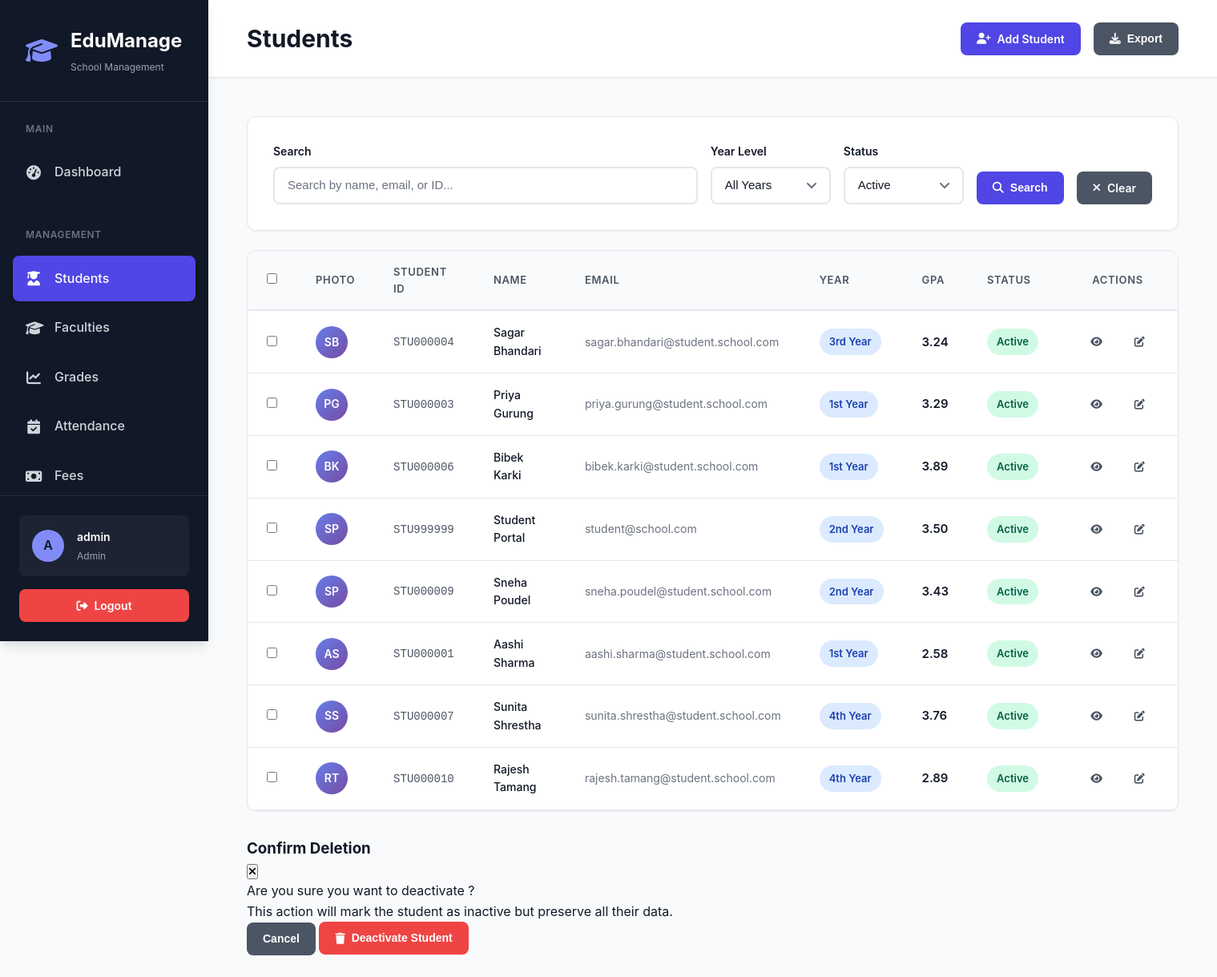
Page /students (signed in) on the earlier database version.
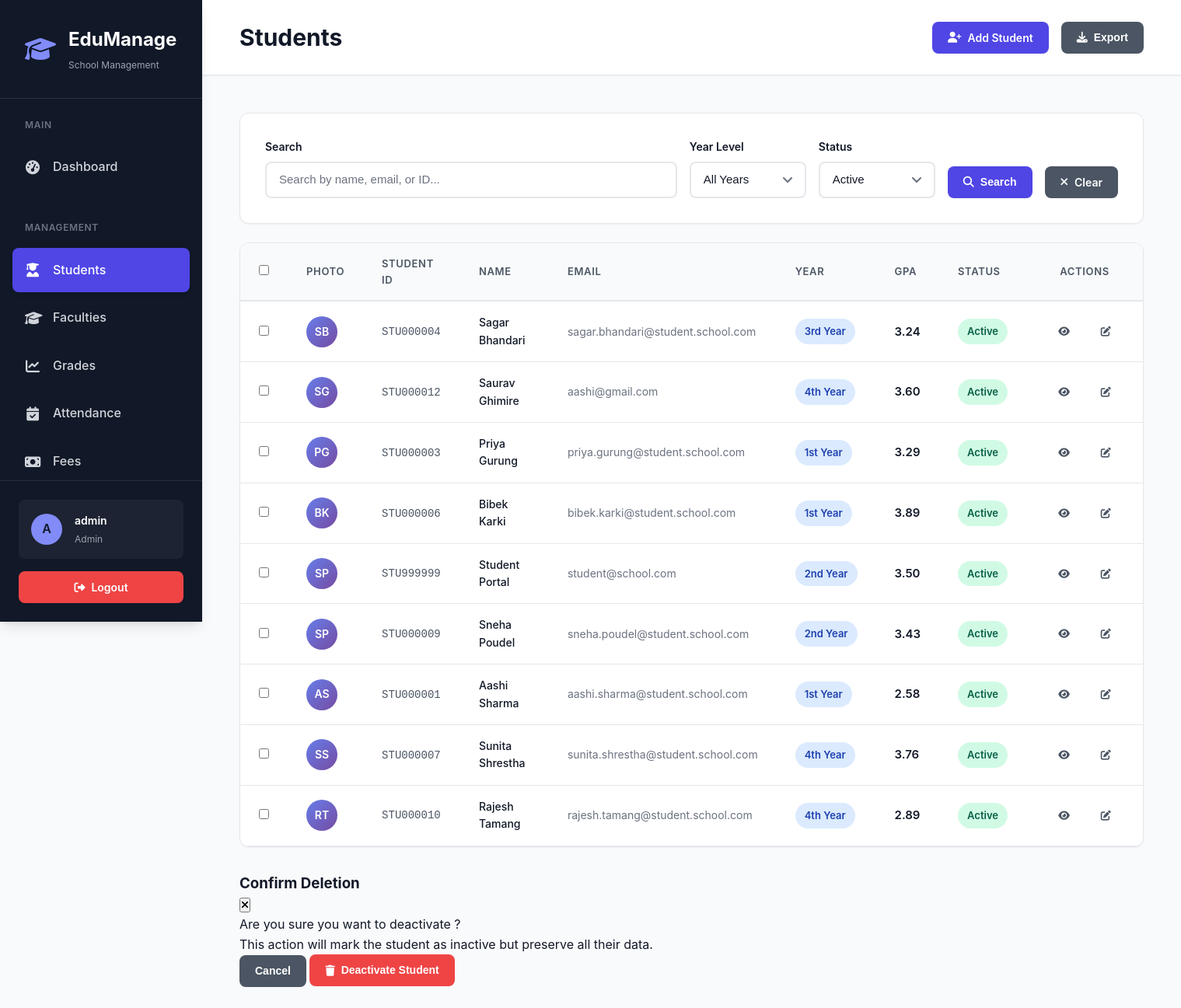
Same page on the later database version.
### models.py (models this page shows, shortened)
class Student(db.Model):
    __tablename__ = 'student'
    __table_args__ = (
        Index('idx_student_name', 'last_name', 'first_name'),
        Index('idx_student_status', 'status'),
        Index('idx_student_grade', 'grade_level'),
    )
    id = db.Column(db.Integer, primary_key=True)
    student_id = db.Column(db.String(20), unique=True, nullable=False, index=True)
    first_name = db.Column(db.String(50), nullable=False)
    last_name = db.Column(db.String(50), nullable=False)
    email = db.Column(db.String(120), unique=True, nullable=False, index=True)
    password_hash = db.Column(db.String(255))  # For student portal login
    phone = db.Column(db.String(20))
    date_of_birth = db.Column(db.Date, nullable=False)
    gender = db.Column(db.String(10), nullable=False)
    address = db.Column(db.Text)
    city = db.Column(db.String(50))
    state = db.Column(db.String(50))
    zip_code = db.Column(db.String(10))
    emergency_contact = db.Column(db.String(100))
    emergency_phone = db.Column(db.String(20))
    parent_email = db.Column(db.String(120))
    grade_level = db.Column(db.String(20), nullable=False)
    enrollment_date = db.Column(db.Date, default=datetime.utcnow)
    graduation_year = db.Column(db.Integer)
    status = db.Column(db.String(20), default='active', index=True)  # active, inactive, graduated, transferred
    gpa = db.Column(db.Float, default=0.0)
    photo_filename = db.Column(db.String(255))
    medical_info = db.Column(db.Text)  # Medical conditions or allergies
    notes = db.Column(db.Text)  # Additional notes
    created_at = db.Column(db.DateTime, default=datetime.utcnow)
    updated_at = db.Column(db.DateTime, default=datetime.utcnow, onupdate=datetime.utcnow)
    grades = db.relationship('Grade', backref='student', lazy='dynamic', cascade='all, delete-orphan')
    attendance_records = db.relationship('Attendance', backref='student', lazy='dynamic', cascade='all, delete-orphan')
    enrollments = db.relationship('Enrollment', backref='student', lazy='dynamic', cascade='all, delete-orphan')
    assignments = db.relationship('Assignment', backref='student', lazy='dynamic', cascade='all, delete-orphan')
    @property
    def full_name(self):
        return f"{self.first_name} {self.last_name}"

### app.py (the view, shortened to what this page needs)
@app.route('/students')
@login_required
@teacher_or_admin_required
def students():
    page = request.args.get('page', 1, type=int)
    search = request.args.get('search', '', type=str)
    grade_filter = request.args.get('grade', '', type=str)
    status_filter = request.args.get('status', 'active', type=str)
    query = Student.query
    if grade_filter:
        query = query.filter(Student.grade_level == grade_filter)
    if status_filter:
        query = query.filter(Student.status == status_filter)
    students_pagination = query.order_by(Student.last_name, Student.first_name).paginate(
        page=page, per_page=20, error_out=False
    )
    grade_levels = db.session.query(Student.grade_level).distinct().all()
    grade_levels = [g[0] for g in grade_levels if g[0]]
    return render_template('students/list.html',
                         students=students_pagination.items,
                         pagination=students_pagination,
                         search=search,
                         grade_filter=grade_filter,
                         status_filter=status_filter,
                         grade_levels=grade_levels)

### app.py (called while the page is built, shortened)
@login_manager.user_loader
def load_user(user_id):
    return User.query.get(int(user_id))

def teacher_or_admin_required(f):
    @wraps(f)
    def decorated_function(*args, **kwargs):
        if not current_user.is_authenticated or current_user.role not in ['admin', 'teacher']:
            flash('Teacher or Administrator access required.', 'error')
            return redirect(url_for('dashboard'))
        return f(*args, **kwargs)
    return decorated_function

### templates/students/list.html (shortened to what the changed rows need)
{% extends 'base.html' %}
{% block page_title %}Students{% endblock %}
{% block content %}
<div class="content animate-fade-in-up">
    <div class="card">
        <div class="card-body" style="padding: 0;">
            <div style="overflow-x: auto;">
                <table class="table">
                    <thead>
                        <tr>
                            <th style="width: 40px;">
                                <input type="checkbox" id="selectAll" onchange="toggleSelectAll(this)">
                            </th>
                            <th style="width: 50px;">Photo</th>
                            <th>Student ID</th>
                            <th>Name</th>
                            <th>Email</th>
                            <th>Year</th>
                            <th>GPA</th>
                            <th>Status</th>
                            <th style="width: 150px; text-align: center;">Actions</th>
                        </tr>
                    </thead>
                    <tbody>
                        {% if students %}
                            {% for student in students %}
                            <tr>
                                <td>
                                    <input type="checkbox" class="student-checkbox" value="{{ student.id }}" onchange="updateBulkActions()">
                                </td>
                                <td>
                                    <div style="width: 40px; height: 40px; border-radius: 50%; background: linear-gradient(135deg, #667eea 0%, #764ba2 100%); display: flex; align-items: center; justify-content: center; color: white; font-weight: 600; font-size: 0.875rem;">
                                        {{ student.first_name[0] }}{{ student.last_name[0] }}
                                    </div>
                                </td>
                                <td>
                                    <span style="font-family: monospace; color: var(--text-secondary); font-weight: 500;">{{ student.student_id }}</span>
                                </td>
                                <td>
                                    <a href="{{ url_for('student_detail', id=student.id) }}" style="color: var(--primary-color); text-decoration: none; font-weight: 500;">
                                        {{ student.full_name }}
                                    </a>
                                </td>
                                <td style="color: var(--text-tertiary); font-size: 0.875rem;">{{ student.email }}</td>
                                <td>
                                    <span class="badge badge-info">{{ student.grade_level }}</span>
                                </td>
                                <td>
                                    <span class="gpa-value gpa-{% if student.gpa >= 3.5 %}high{% elif student.gpa >= 2.5 %}medium{% else %}low{% endif %}">
                                        {{ "%.2f"|format(student.gpa) }}
                                    </span>
                                </td>
                                <td>
                                    <span class="badge badge-{% if student.status == 'active' %}success{% elif student.status == 'graduated' %}info{% else %}warning{% endif %}">
                                        {{ student.status.title() }}
                                    </span>
                                </td>
                                <td style="text-align: center;">
                                    <div style="display: flex; gap: 0.5rem; justify-content: center;">
                                        <a href="{{ url_for('student_detail', id=student.id) }}"
                                           class="btn btn-sm btn-ghost" title="View Details">
                                            <i class="fas fa-eye"></i>
                                        </a>
                                        {% if current_user.role == 'admin' %}
                                        <a href="{{ url_for('edit_student', id=student.id) }}"
                                           class="btn btn-sm btn-ghost" title="Edit">
                                            <i class="fas fa-edit"></i>
                                        </a>
                                        {% endif %}
                                    </div>
                                </td>
                            </tr>
                            {% endfor %}
                        {% endif %}
                    </tbody>
                </table>
            </div>
        </div>
    </div>
</div>
{% endblock %}

Differences in the rows shown:
added Student: first_name "S", last_name "G", student_id "STU000012", full_name "Saurav Ghimire", email "aashi@gmail.com", grade_level "4th Year", gpa "3.60", status "Active"
